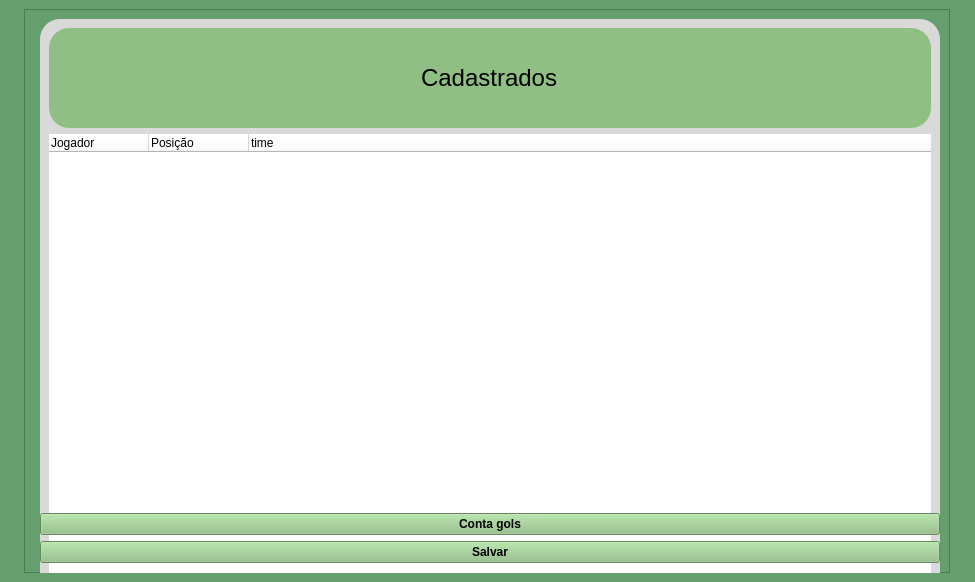
<?xml version="1.0" encoding="UTF-8"?>
<ui version="4.0">
 <class>MainWindow</class>
 <widget class="QMainWindow" name="MainWindow">
  <property name="geometry">
   <rect>
    <x>0</x>
    <y>0</y>
    <width>975</width>
    <height>582</height>
   </rect>
  </property>
  <property name="mouseTracking">
   <bool>true</bool>
  </property>
  <property name="windowTitle">
   <string>MainWindow</string>
  </property>
  <property name="styleSheet">
   <string notr="true">background-color: rgb(101, 159, 109);</string>
  </property>
  <widget class="QWidget" name="centralwidget">
   <property name="enabled">
    <bool>true</bool>
   </property>
   <layout class="QGridLayout" name="gridLayout">
    <item row="0" column="0" alignment="Qt::AlignmentFlag::AlignHCenter|Qt::AlignmentFlag::AlignVCenter">
     <widget class="QFrame" name="frame_2">
      <property name="minimumSize">
       <size>
        <width>500</width>
        <height>500</height>
       </size>
      </property>
      <property name="frameShape">
       <enum>QFrame::Shape::StyledPanel</enum>
      </property>
      <property name="frameShadow">
       <enum>QFrame::Shadow::Raised</enum>
      </property>
      <layout class="QFormLayout" name="formLayout_2">
       <item row="1" column="1">
        <widget class="QFrame" name="frame">
         <property name="minimumSize">
          <size>
           <width>900</width>
           <height>700</height>
          </size>
         </property>
         <property name="maximumSize">
          <size>
           <width>500</width>
           <height>16777215</height>
          </size>
         </property>
         <property name="styleSheet">
          <string notr="true">background-color: rgb(217, 217, 217);
border-radius:20px;</string>
         </property>
         <property name="frameShape">
          <enum>QFrame::Shape::StyledPanel</enum>
         </property>
         <property name="frameShadow">
          <enum>QFrame::Shadow::Raised</enum>
         </property>
         <layout class="QVBoxLayout" name="verticalLayout_2">
          <item>
           <widget class="QFrame" name="frame_3">
            <property name="enabled">
             <bool>true</bool>
            </property>
            <property name="minimumSize">
             <size>
              <width>0</width>
              <height>100</height>
             </size>
            </property>
            <property name="styleSheet">
             <string notr="true">background-color: rgb(143, 191, 131);</string>
            </property>
            <property name="frameShape">
             <enum>QFrame::Shape::StyledPanel</enum>
            </property>
            <property name="frameShadow">
             <enum>QFrame::Shadow::Raised</enum>
            </property>
            <layout class="QVBoxLayout" name="verticalLayout">
             <item alignment="Qt::AlignmentFlag::AlignHCenter">
              <widget class="QLabel" name="txt_cadastrados">
               <property name="font">
                <font>
                 <pointsize>18</pointsize>
                </font>
               </property>
               <property name="text">
                <string>Cadastrados</string>
               </property>
              </widget>
             </item>
            </layout>
           </widget>
          </item>
          <item>
           <widget class="QTreeWidget" name="treeWidget">
            <property name="minimumSize">
             <size>
              <width>200</width>
              <height>100</height>
             </size>
            </property>
            <property name="styleSheet">
             <string notr="true">background-color: rgb(255, 255, 255);</string>
            </property>
            <column>
             <property name="text">
              <string>Jogador</string>
             </property>
            </column>
            <column>
             <property name="text">
              <string>Posição</string>
             </property>
            </column>
            <column>
             <property name="text">
              <string>time</string>
             </property>
            </column>
           </widget>
          </item>
         </layout>
        </widget>
       </item>
       <item row="3" column="1">
        <widget class="QPushButton" name="botao_entrar">
         <property name="font">
          <font>
           <bold>true</bold>
          </font>
         </property>
         <property name="styleSheet">
          <string notr="true">background-color: rgb(143, 191, 131);
bolder-radius:50px;</string>
         </property>
         <property name="text">
          <string>Salvar</string>
         </property>
        </widget>
       </item>
       <item row="2" column="1">
        <widget class="QPushButton" name="botao_contagols">
         <property name="font">
          <font>
           <bold>true</bold>
          </font>
         </property>
         <property name="styleSheet">
          <string notr="true">background-color: rgb(143, 191, 131);</string>
         </property>
         <property name="text">
          <string>Conta gols</string>
         </property>
        </widget>
       </item>
      </layout>
     </widget>
    </item>
   </layout>
  </widget>
 </widget>
 <resources/>
 <connections/>
</ui>
